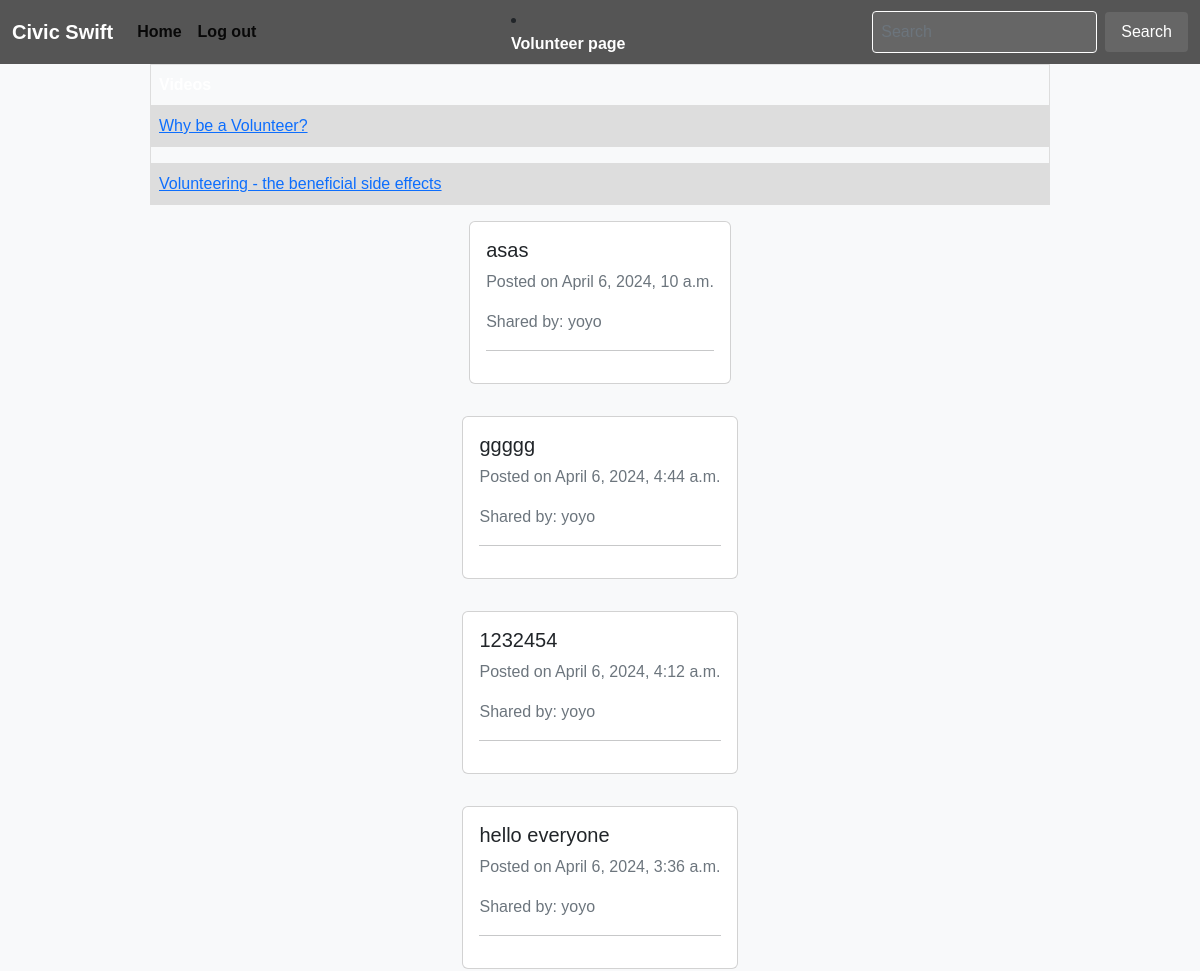
/Volunteer/ (upper part), run on an earlier commit of the app's database.
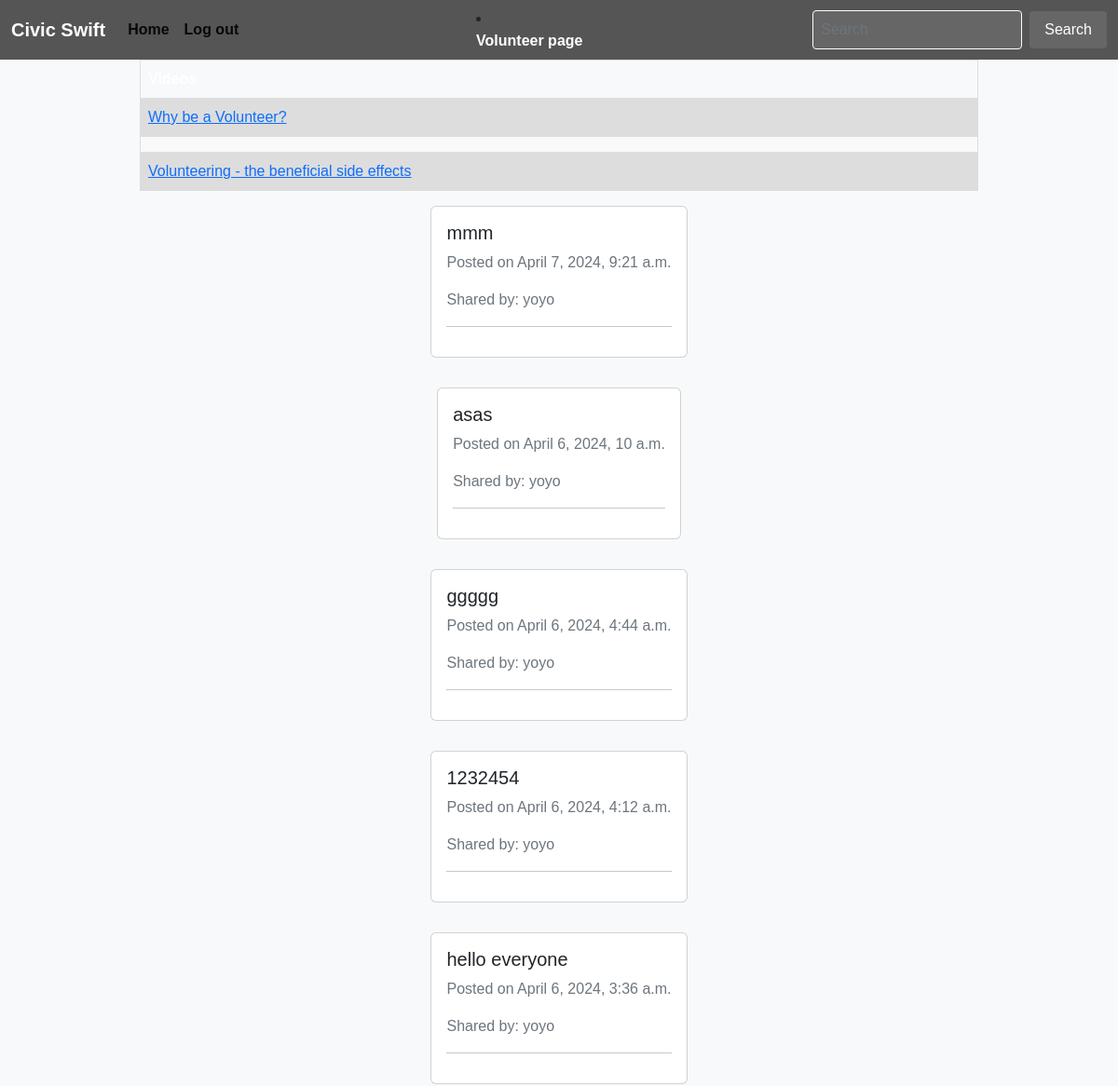
And on a later commit of the database.
### core/models.py (models this page shows, shortened)
class Post(models.Model):
    user = models.ForeignKey(User,on_delete=models.CASCADE)
    caption = models.TextField(max_length=600,null=False)
    date_created = models.DateTimeField(auto_now_add=True,null=False)

### core/views.py (the view)
# urls.py: path('Volunteer/', Volunteer.as_view(), name='Volunteer'),
class Volunteer(ListView):
    model = Post
    template_name = "Volunteer.html"
    paginate_by = 10000
    def get_queryset(self):
        return  Post.objects.all().order_by('-date_created')

### Template/Volunteer.html (shortened to what this page needs)
<!DOCTYPE html>
<html lang="en">
<head>
    <link href="https://cdn.jsdelivr.net/npm/bootstrap@5.2.3/dist/css/bootstrap.min.css" rel="stylesheet">
</head>
<body>
    <nav class="navbar navbar-expand-lg">
        <div class="container-fluid">
            <a class="navbar-brand" href="{% url 'homepage' %}">Civic Swift</a>
            <div class="collapse navbar-collapse" id="navbarSupportedContent">
                <ul class="navbar-nav me-auto mb-2 mb-lg-0">
                    <li class="nav-item">
                        <a class="nav-link active" aria-current="page" href="{% url 'homepage' %}">Home</a>
                    </li>
                    <li class="nav-item">
                        <a class="nav-link active" aria-current="page" href="{% url 'logout' %}">Log out</a>
                    </li>
                </ul>
                <li class="nav-item">
                        <a class="nav-link active" aria-current="page" href="{% url 'Volunteer' %}">Volunteer page</a>
                    </li>
                <form class="search-form" role="search" method="get" action="{% url 'search' %}">
                      <input class="form-control me-2" type="search" placeholder="Search" aria-label="Search" name="query">
                      <button class="btn btn-outline-secondary" type="submit">Search</button>
                </form>
            </div>
        </div>
    </nav>
<table style="width:75%">
  <tr>
    <th>Videos</th>
  </tr>
  <tr>
    <td><a href="https://youtu.be/2szQhR4oZtA">Why be a Volunteer?</a></td>
  </tr>
  <tr>
    <td></td>
  </tr>
  <tr>
    <td><a href="https://youtu.be/jbV1TDZQAFc">Volunteering - the beneficial side effects</a></td>
  </tr>
</table>
{% for post in object_list %}
    <div class="card my-3">
        <div class="card-body">
            <h5 class="card-title mb-2">{{ post.caption }}</h5>
            <p class="card-text text-muted mb-3">Posted on {{ post.date_created }}</p>
            <p class="card-text text-muted mb-3">Shared by: {{ post.user }}</p>
            <hr>
        </div>
    </div>
{% endfor %}
</body>
</html>

What changed in the data, as far as the page shows it:
added Post: caption "mmm", date_created "April 7, 2024, 9:21 a.m.", user "yoyo"
